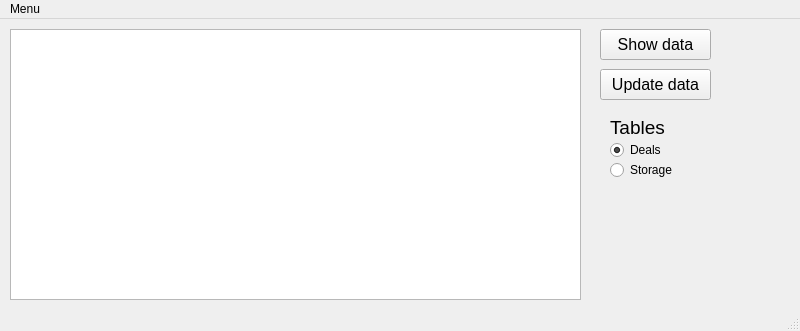
<?xml version="1.0" encoding="UTF-8"?>
<ui version="4.0">
 <class>MainWindow</class>
 <widget class="QMainWindow" name="MainWindow">
  <property name="geometry">
   <rect>
    <x>0</x>
    <y>0</y>
    <width>800</width>
    <height>331</height>
   </rect>
  </property>
  <property name="windowTitle">
   <string>BD Application</string>
  </property>
  <widget class="QWidget" name="centralwidget">
   <widget class="QPushButton" name="pButtonMCollectData">
    <property name="geometry">
     <rect>
      <x>600</x>
      <y>10</y>
      <width>111</width>
      <height>31</height>
     </rect>
    </property>
    <property name="font">
     <font>
      <pointsize>12</pointsize>
     </font>
    </property>
    <property name="text">
     <string>Show data</string>
    </property>
   </widget>
   <widget class="QTableView" name="tableView">
    <property name="geometry">
     <rect>
      <x>10</x>
      <y>10</y>
      <width>571</width>
      <height>271</height>
     </rect>
    </property>
   </widget>
   <widget class="QPushButton" name="pButtonMUpdateData">
    <property name="geometry">
     <rect>
      <x>600</x>
      <y>50</y>
      <width>111</width>
      <height>31</height>
     </rect>
    </property>
    <property name="font">
     <font>
      <pointsize>12</pointsize>
     </font>
    </property>
    <property name="text">
     <string>Update data</string>
    </property>
   </widget>
   <widget class="QRadioButton" name="rButtonMDeals">
    <property name="geometry">
     <rect>
      <x>610</x>
      <y>120</y>
      <width>91</width>
      <height>22</height>
     </rect>
    </property>
    <property name="text">
     <string>Deals</string>
    </property>
    <property name="checked">
     <bool>true</bool>
    </property>
   </widget>
   <widget class="QRadioButton" name="rButtonMStoarge">
    <property name="geometry">
     <rect>
      <x>610</x>
      <y>140</y>
      <width>91</width>
      <height>22</height>
     </rect>
    </property>
    <property name="text">
     <string>Storage</string>
    </property>
   </widget>
   <widget class="QLabel" name="label">
    <property name="geometry">
     <rect>
      <x>610</x>
      <y>100</y>
      <width>71</width>
      <height>16</height>
     </rect>
    </property>
    <property name="font">
     <font>
      <pointsize>14</pointsize>
     </font>
    </property>
    <property name="text">
     <string>Tables</string>
    </property>
   </widget>
  </widget>
  <widget class="QMenuBar" name="menubar">
   <property name="geometry">
    <rect>
     <x>0</x>
     <y>0</y>
     <width>800</width>
     <height>21</height>
    </rect>
   </property>
   <widget class="QMenu" name="menuMenu">
    <property name="title">
     <string>Menu</string>
    </property>
    <addaction name="actionConnect_to_BD"/>
    <addaction name="separator"/>
    <addaction name="separator"/>
    <addaction name="actionSearch"/>
    <addaction name="separator"/>
    <addaction name="separator"/>
    <addaction name="actionreport"/>
   </widget>
   <addaction name="menuMenu"/>
  </widget>
  <widget class="QStatusBar" name="statusbar"/>
  <action name="actionConnect_to_BD">
   <property name="text">
    <string>Connect to BD</string>
   </property>
  </action>
  <action name="actionSearch">
   <property name="text">
    <string>Search</string>
   </property>
  </action>
  <action name="actionreport">
   <property name="text">
    <string>Report</string>
   </property>
  </action>
 </widget>
 <resources/>
 <connections/>
</ui>
